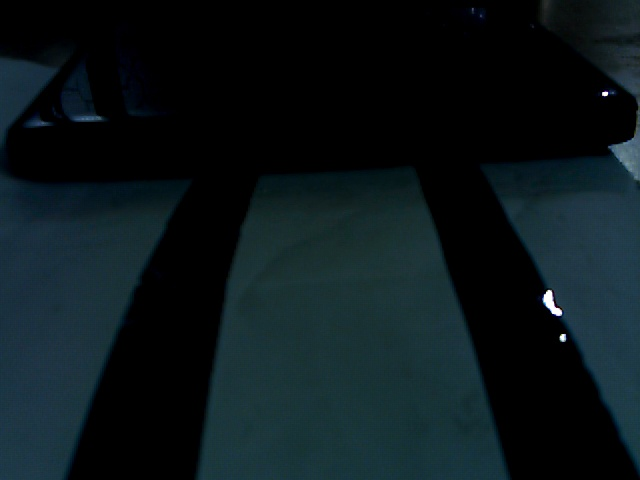
#> input picture Lane line follower/img.jpg, 640 x 480 px, given in place of video, which was not available
$ python Advance_lane_lines_detection_version_3.0.py   (older library calls are emulated)
#> lines starting #> are read from the running program, lines starting #| are printed output that depends on the picture; after the words box and inside, x2 and y2 are one past the last pixel; in counts of white or black regions, pixels touching at a corner belong together; pictures that were not available may be replaced by others from this repository, and a replacement may not be noted
#!/usr/bin/env python
# coding: utf-8

# In[1]:


import numpy as np
import cv2

import matplotlib.pyplot as pl
import serial
import time

arduinoData = serial.Serial('/dev/ttyACM0',9600)

def left():
    arduinoData.write(b'l')

def right():
    arduinoData.write(b'r')

def forward():
    arduinoData.write(b'f')

def backward():
    arduinoData.write(b'b')

def stop():
    arduinoData.write(b's')

# In[2]:


def Warp(img,src,dst,inverse=False):
    img_size = (img.shape[1],img.shape[0])
    M  = cv2.getPerspectiveTransform(src,dst)
    InvM = cv2.getPerspectiveTransform(dst,src)
    if inverse:
        warped = cv2.warpPerspective(img,InvM,img_size,flags=cv2.INTER_LINEAR)
    else:
        warped = cv2.warpPerspective(img,M,img_size,flags=cv2.INTER_LINEAR)
    return warped


# In[3]:


def Binary_gradient(img):
    hls =  cv2.cvtColor(img,cv2.COLOR_BGR2HLS)
    s_channel = hls[:,:,1]
    s_thresh_min = 170
    s_thresh_max = 255
    s_binary = np.zeros_like(s_channel)
    s_binary[(s_channel >= s_thresh_min) & (s_channel <= s_thresh_max)] = 1
    return s_binary


# In[4]:


def Find_lane_pixels(binary_warped):
    # Take a histogram of the bottom half of the image
    histogram = np.sum(binary_warped[binary_warped.shape[0]//2:,:], axis=0)
    # Create an output image to draw on and visualize the result
    out_img = np.dstack((binary_warped, binary_warped, binary_warped))
    # Find the peak of the left and right halves of the histogram
    # These will be the starting point for the left and right lines
    midpoint = np.int(histogram.shape[0]//2)
    leftx_base = np.argmax(histogram[:midpoint])
    rightx_base = np.argmax(histogram[midpoint:]) + midpoint

    # HYPERPARAMETERS
    # Choose the number of sliding windows
    nwindows = 9
    # Set the width of the windows +/- margin
    margin = 100
    # Set minimum number of pixels found to recenter window
    minpix = 60

    # Set height of windows - based on nwindows above and image shape
    window_height = np.int(binary_warped.shape[0]//nwindows)
    # Identify the x and y positions of all nonzero pixels in the image
    nonzero = binary_warped.nonzero()
    nonzeroy = np.array(nonzero[0])
    nonzerox = np.array(nonzero[1])
    # Current positions to be updated later for each window in nwindows
    leftx_current = leftx_base
    rightx_current = rightx_base

    # Create empty lists to receive left and right lane pixel indices
    left_lane_inds = []
    right_lane_inds = []

    # Step through the windows one by one
    for window in range(nwindows):
        # Identify window boundaries in x and y (and right and left)
        win_y_low = binary_warped.shape[0] - (window+1)*window_height
        win_y_high = binary_warped.shape[0] - window*window_height
        win_xleft_low = leftx_current - margin
        win_xleft_high = leftx_current + margin
        win_xright_low = rightx_current - margin
        win_xright_high = rightx_current + margin

        # Draw the windows on the visualization image
        cv2.rectangle(out_img,(win_xleft_low,win_y_low),
        (win_xleft_high,win_y_high),(0,255,0), 2)
        cv2.rectangle(out_img,(win_xright_low,win_y_low),
        (win_xright_high,win_y_high),(0,255,0), 2)

        # Identify the nonzero pixels in x and y within the window #
        good_left_inds = ((nonzeroy >= win_y_low) & (nonzeroy < win_y_high) &
        (nonzerox >= win_xleft_low) &  (nonzerox < win_xleft_high)).nonzero()[0]
        good_right_inds = ((nonzeroy >= win_y_low) & (nonzeroy < win_y_high) &
        (nonzerox >= win_xright_low) &  (nonzerox < win_xright_high)).nonzero()[0]

        # Append these indices to the lists
        left_lane_inds.append(good_left_inds)
        right_lane_inds.append(good_right_inds)
        # If you found > minpix pixels, recenter next window on their mean position
        if len(good_left_inds) > minpix:
            leftx_current = np.int(np.mean(nonzerox[good_left_inds]))
        if len(good_right_inds) > minpix:
            rightx_current = np.int(np.mean(nonzerox[good_right_inds]))

    # Concatenate the arrays of indices (previously was a list of lists of pixels)
    try:
        left_lane_inds = np.concatenate(left_lane_inds)
        right_lane_inds = np.concatenate(right_lane_inds)
    except ValueError:
        # Avoids an error if the above is not implemented fully
        print("Fail to concatenate lane inds")

    # Extract left and right line pixel positions
    leftx = nonzerox[left_lane_inds]
    lefty = nonzeroy[left_lane_inds]
    rightx = nonzerox[right_lane_inds]
    righty = nonzeroy[right_lane_inds]

    return leftx, lefty, rightx, righty, out_img


# In[5]:


def fit_polynomial(binary_warped):
    x1,y1,x2,y2,_ = Find_lane_pixels(binary_warped)
    left_fit = np.polyfit(y1,x1,2)
    right_fit = np.polyfit(y2,x2,2)
    ploty = np.linspace(0,binary_warped.shape[0]-1,binary_warped.shape[0])
    try:
        left_lane = left_fit[0]*ploty**2 + left_fit[1]*ploty + left_fit[2]
        right_lane = right_fit[0]*ploty**2 + right_fit[1]*ploty + right_fit[2]
    except TypeError:
        # Avoids an error if `left` and `right_fit` are still none or incorrect
        print('The function failed to fit a line!')
        left_lane = 1*ploty**2 + 1*ploty
        right_lane = 1*ploty**2 + 1*ploty
    out_img = np.dstack((binary_warped, binary_warped, binary_warped))
    out_img[y1, x1] = [255, 0, 0]
    out_img[y2, x2] = [0, 0, 255]

  #  plt.plot(left_lane,ploty,color="orange")
   # plt.plot(right_lane,ploty,color="orange")
    poly_parameter = {"out_img":out_img,"left_fit":left_fit,"right_fit":right_fit}
    return poly_parameter


# In[6]:


def drawLine(img, para,src,dst):
    """
    Draw the lane lines on the image `img` using the poly `left_fit` and `right_fit`.
    """
    left_fit,right_fit = para["left_fit"],para["right_fit"]
    yMax = img.shape[0]
    ploty = np.linspace(0, yMax - 1, yMax)
    color_warp = np.zeros_like(img).astype(np.uint8)


    # Calculate points.
    left_fitx = left_fit[0]*ploty**2 + left_fit[1]*ploty + left_fit[2]
    right_fitx = right_fit[0]*ploty**2 + right_fit[1]*ploty + right_fit[2]

     #center of lane
    center = (yMax//2)
    left_center_x,left_center_y =int(left_fitx[center]),int(center)
    right_center_x,right_center_y =int(right_fitx[center]),int(center)

    # Recast the x and y points into usable format for cv2.fillPoly()
    pts_left = np.array([np.transpose(np.vstack([left_fitx, ploty]))])
    pts_right = np.array([np.flipud(np.transpose(np.vstack([right_fitx, ploty])))])
    pts = np.hstack((pts_left, pts_right))

    # Draw the lane onto the warped blank image
    cv2.fillPoly(color_warp, np.int_([pts]), (0,255, 0))
    cv2.polylines(color_warp, np.int_([pts_left]),False, (0,0, 255),30)
    cv2.polylines(color_warp, np.int_([pts_right]),False, (0,0,255),30)

    #center of both lane
    x_center,y_center = left_center_x + ((right_center_x - left_center_x)//2),center
    cv2.circle(color_warp,(x_center,y_center), 20, (255,255,0),-1)

    #draw lane center
    cv2.circle(color_warp,(left_center_x,left_center_y), 20, (255,0,0),-1)
    cv2.circle(color_warp,(right_center_x,right_center_y), 20, (255,0,0),-1)
    unwarp = color_warp
    #inverse warp
    newwarp = Warp(color_warp,src,dst,inverse=True)

    return (x_center,y_center),cv2.addWeighted(img, 1, newwarp, 0.7, 0),unwarp


# In[7]:


init_ = [[450,150],[640,480],[0,480],[100,150]]
warp_ = [[640,0],[640,480],[0,480],[0,0]]
src = np.float32(init_)
dst = np.float32(warp_)
cap = cv2.VideoCapture('http://192.168.0.35:8080/video')

while True:
    ret,frame1 = cap.read()
#> frame1 is the input picture: shape (480, 640, 3); mean B, G, R 26.4, 22.8, 11.6
    if ret:
        try:
            frame1 = cv2.flip(frame1,0)
            frame = abs(255-frame1)
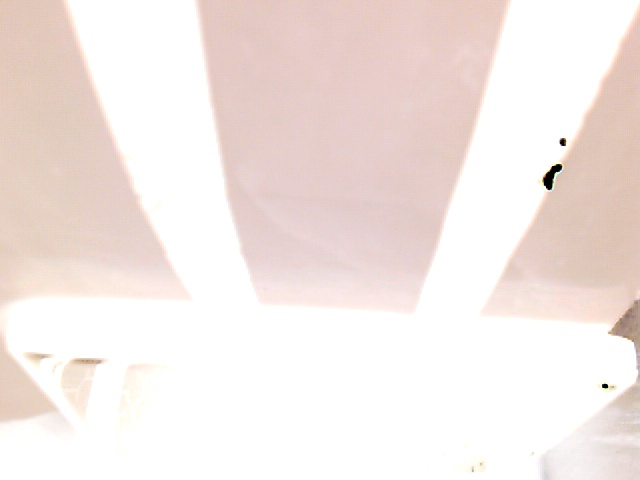
#> frame: shape (480, 640, 3); mean B, G, R 228.6, 232.2, 243.4

            warped = Warp(frame,src,dst)
            binary_warped = Binary_gradient(warped)
#> in Binary_gradient, `hls =  cv2.cvtColor(img,cv2.COLOR_BGR2HLS)`: hls: shape (480, 640, 3); mean of channels 0, 1, 2 13.2, 239.3, 65
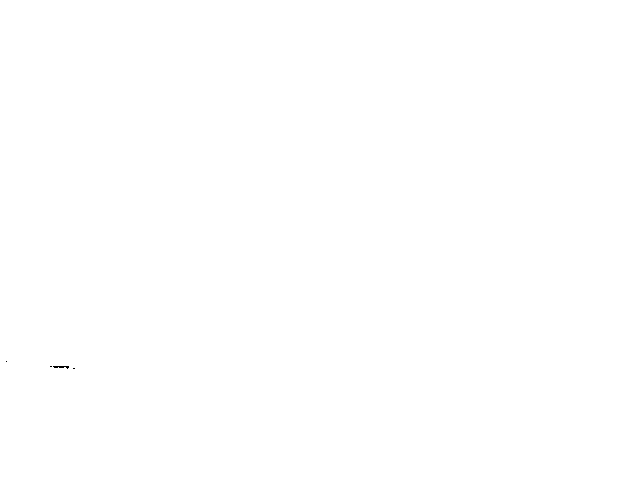
#> binary_warped: shape (480, 640); values 0 (black) and 1 (white), 100% white; black in thin lines or dots, all inside (x1, y1, x2, y2) = (6, 361, 75, 369)
            poly_para = fit_polynomial(binary_warped)
#> in Find_lane_pixels, `histogram = np.sum(binary_warped[binary_warped.shape[0]//2:,:], axis=0)`: histogram = 640 values, max 240 at index 0, min 237 at index 67, mean 239.9
#> in Find_lane_pixels, `leftx_base = np.argmax(histogram[:midpoint])`: leftx_base = 0
#> in Find_lane_pixels, `rightx_base = np.argmax(histogram[midpoint:]) + midpoint`: rightx_base = 320
#> in Find_lane_pixels, `nonzero = binary_warped.nonzero()`: nonzero = 307166 positions, rows 0 to 479, columns 0 to 639
#> in Find_lane_pixels, `leftx_current = leftx_base`: leftx_current = 0
#> in Find_lane_pixels, `rightx_current = rightx_base`: rightx_current = 320
#> the loop in Find_lane_pixels, `for window in range(nwindows):` made 9 passes
#> (win_xleft_low, win_xleft_high, win_xright_low, win_xright_high, leftx_current, rightx_current) on passes 1 to 9: (-100, 100, 220, 420, 49, 319), (-51, 149, 219, 419, 74, 318), (-26, 174, 218, 418, 86, 317), (-14, 186, 217, 417, 92, 316), (-8, 192, 216, 416, 95, 315), (-5, 195, 215, 415, 97, 314), (-3, 197, 214, 414, 98, 313), (-2, 198, 213, 413, 98, 312), (-2, 198, 212, 412, 98, 311)
#> after the loop in Find_lane_pixels, `for window in range(nwindows):`:
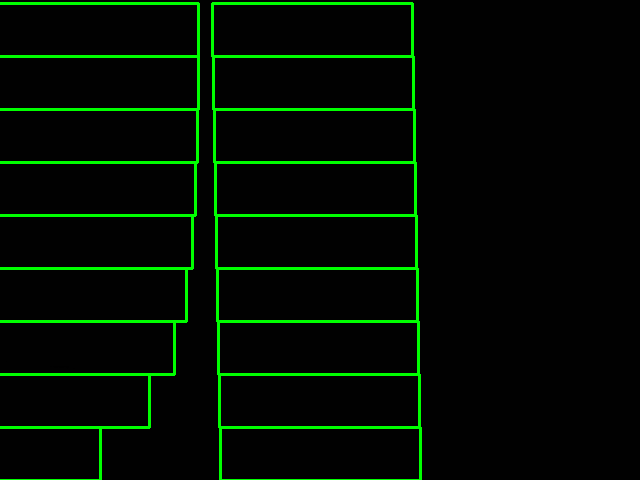
#> out_img: shape (480, 640, 3); mean of channels 0, 1, 2 1, 13.4, 1; drawn as B, G, R
#> after the loop in Find_lane_pixels, `for window in range(nwindows):`: left_lane_inds = 9 items
#> in fit_polynomial, `left_fit = np.polyfit(y1,x1,2)`: left_fit = [-0.000415, 0.112, 93.08]
#> in fit_polynomial, `right_fit = np.polyfit(y2,x2,2)`: right_fit = [-8.78e-19, 0.0186, 311]
#> in fit_polynomial, `left_lane = left_fit[0]*ploty**2 + left_fit[1]*ploty + left_fit[2]`: left_lane = 480 values, max 100.7 at index 135, min 51.59 at index 479, mean 88.18
#> in fit_polynomial, `right_lane = right_fit[0]*ploty**2 + right_fit[1]*ploty + right_fit[2]`: right_lane = 480 values from 311 to 319.9
#> in fit_polynomial, `out_img[y2, x2] = [0, 0, 255]`:
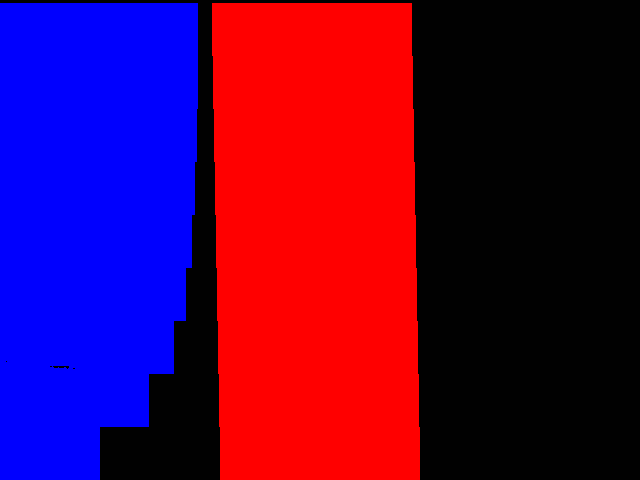
#> out_img: shape (480, 640, 3); mean of channels 0, 1, 2 70.3, 0.4, 79.6; drawn as B, G, R
#> poly_para = 3 items

            lane_center,result,unwarp = drawLine(frame1,poly_para,src,dst)
#> in drawLine, `left_fit,right_fit = para["left_fit"],para["right_fit"]`: left_fit = [-0.000415, 0.112, 93.08]; right_fit = [-8.78e-19, 0.0186, 311]
#> in drawLine, `left_fitx = left_fit[0]*ploty**2 + left_fit[1]*ploty + left_fit[2]`: left_fitx has the same summary as left_lane in fit_polynomial
#> in drawLine, `right_fitx = right_fit[0]*ploty**2 + right_fit[1]*ploty + right_fit[2]`: right_fitx = 480 values from 311 to 319.9
#> in drawLine, `left_center_x,left_center_y =int(left_fitx[center]),int(center)`: left_center_x = 96; left_center_y = 240
#> in drawLine, `right_center_x,right_center_y =int(right_fitx[center]),int(center)`: right_center_x = 315; right_center_y = 240
#> in drawLine, `pts_left = np.array([np.transpose(np.vstack([left_fitx, ploty]))])`: pts_left = 480 pairs, first value 51.59 to 100.7, second value 0 to 479
#> in drawLine, `pts_right = np.array([np.flipud(np.transpose(np.vstack([right_fitx, pl..`: pts_right = 480 pairs, first value 311 to 319.9, second value 0 to 479
#> in drawLine, `pts = np.hstack((pts_left, pts_right))`: pts = 960 pairs, first value 51.59 to 319.9, second value 0 to 479
#> in drawLine, `cv2.fillPoly(color_warp, np.int_([pts]), (0,255, 0))`:
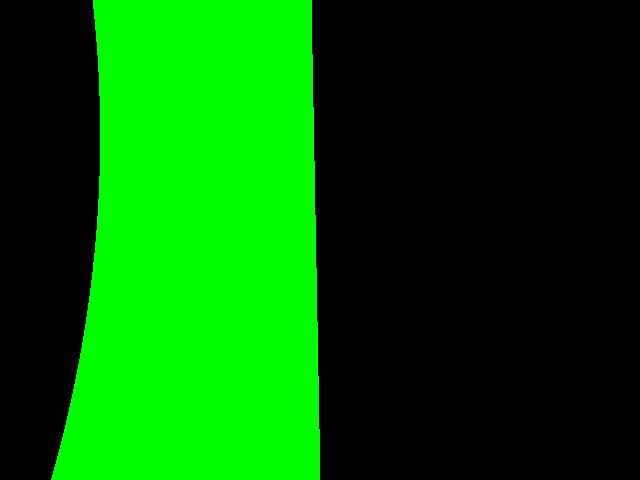
#> color_warp: shape (480, 640, 3); mean of channels 0, 1, 2 0, 91, 0; drawn as B, G, R
#> in drawLine, `x_center,y_center = left_center_x + ((right_center_x - left_center_x)/..`: x_center = 205; y_center = 240
#> in drawLine, `cv2.circle(color_warp,(right_center_x,right_center_y), 20, (255,0,0),-1)`:
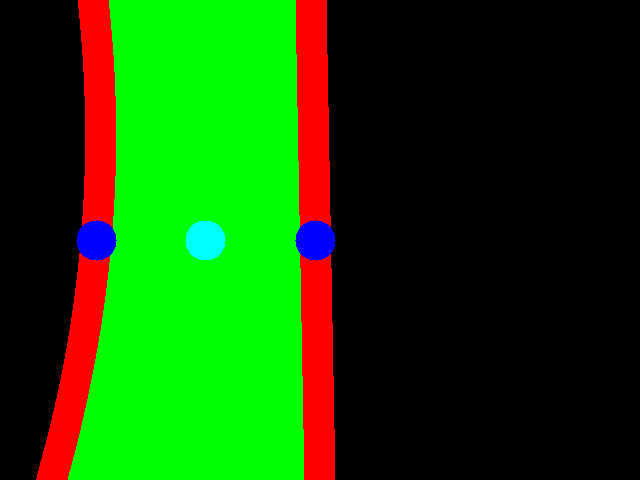
#> color_warp: shape (480, 640, 3); mean of channels 0, 1, 2 3.1, 78.1, 22.9; drawn as B, G, R
#> lane_center = (205, 240)
            car_center = (frame.shape[1]//2+25,frame.shape[0]//2+25)
#> car_center = (345, 265)
            thresh_center = 50
            if lane_center[0] - car_center[0] > thresh_center:
                cv2.putText(result, 'right', (50,50), cv2.FONT_HERSHEY_SIMPLEX ,  2,(255,0,0), 2, cv2.LINE_AA)
                right()
            elif lane_center[0] - car_center[0] < thresh_center:
                cv2.putText(result, 'left', (50,50), cv2.FONT_HERSHEY_SIMPLEX ,  2, (255,0,0), 2, cv2.LINE_AA)
                left()
            else:
                forward()

            cv2.line(result,tuple(init_[0]),tuple(init_[1]),(0,0,0),3,cv2.LINE_AA)  #left
            cv2.line(result,tuple(init_[2]),tuple(init_[3]),(0,0,0),3,cv2.LINE_AA)  #right
            cv2.circle(result,car_center, 10, (0,0,0),-1)
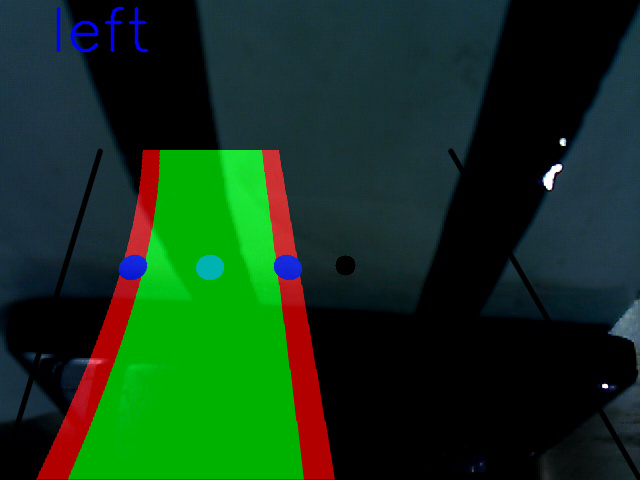
#> result: shape (480, 640, 3); mean B, G, R 27.7, 52.6, 20

            #cv2.imshow("unwarp",unwarp)
            #cv2.imshow("warped",warped)
            cv2.imshow("result",result)

            if cv2.waitKey(1) & 0xFF == 27:
#> (key Esc is pressed here)
                 break
        except:
            cv2.imshow("result",frame)
#             cv2.imshow("warped",warped)
            if cv2.waitKey(1) & 0xFF == 27:
                 break
    else:
        print("camera not found")
        break
cv2.destroyAllWindows()


# In[ ]:


# In[ ]:
